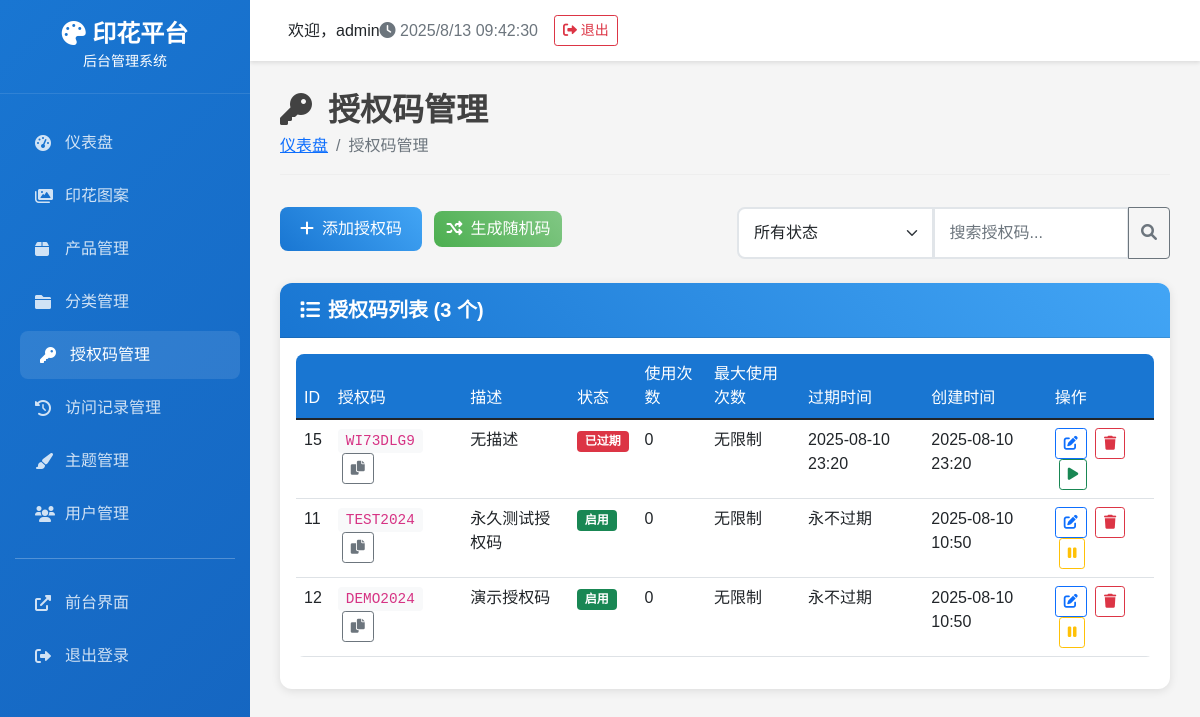
/access-codes (signed in), run on an earlier commit of the app's database.
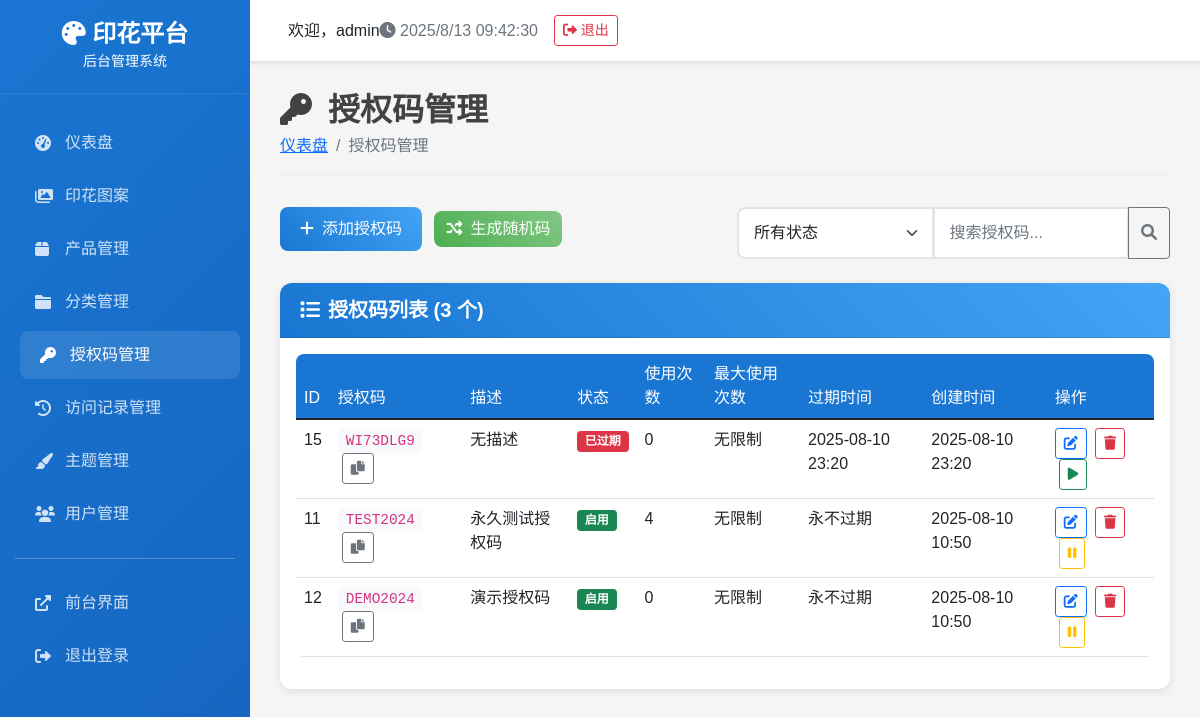
And on a later commit of the database.
### tables this page shows
CREATE TABLE access_codes (
            id INTEGER PRIMARY KEY AUTOINCREMENT,
            code TEXT NOT NULL UNIQUE,
            description TEXT,
            start_date DATETIME,
            end_date DATETIME,
            is_active BOOLEAN DEFAULT 1,
            created_time DATETIME DEFAULT CURRENT_TIMESTAMP,
            usage_count INTEGER DEFAULT 0
        , expires_at DATETIME, max_uses INTEGER, used_count INTEGER DEFAULT 0);

### admin_app.py (the view)
    def decorated_function(*args, **kwargs):
        if 'admin_user_id' not in session:
            return redirect(url_for('login'))
        return f(*args, **kwargs)

### admin_app.py (called while the page is built)
def login_required(f):
    def decorated_function(*args, **kwargs):
        if 'admin_user_id' not in session:
            return redirect(url_for('login'))
        return f(*args, **kwargs)
    decorated_function.__name__ = f.__name__
    return decorated_function

### backend/database.py (called while the page is built)
def get_db_connection():
    conn = sqlite3.connect(DATABASE_PATH)
    conn.row_factory = sqlite3.Row
    return conn

    @staticmethod
    def execute_query(query: str, params: tuple = ()) -> List[Dict[str, Any]]:
        conn = get_db_connection()
        cursor = conn.cursor()
        cursor.execute(query, params)
        results = [dict(row) for row in cursor.fetchall()]
        conn.close()
        return results

### templates/admin/access_codes.html (shortened to what this page needs)
{% extends "admin/base.html" %}
{% block content %}
<div class="page-header">
    <h1><i class="fas fa-key me-3"></i>授权码管理</h1>
    <nav aria-label="breadcrumb">
        <ol class="breadcrumb">
            <li class="breadcrumb-item"><a href="{{ url_for('index') }}">仪表盘</a></li>
            <li class="breadcrumb-item active">授权码管理</li>
        </ol>
    </nav>
</div>
<div class="row mb-4">
    <div class="col-md-6">
        <button type="button" class="btn btn-primary" data-bs-toggle="modal" data-bs-target="#addCodeModal">
            <i class="fas fa-plus me-2"></i>添加授权码
        </button>
        <button type="button" class="btn btn-success ms-2" onclick="generateRandomCode()">
            <i class="fas fa-random me-2"></i>生成随机码
        </button>
    </div>
    <div class="col-md-6">
        <div class="input-group">
            <select class="form-select" id="statusFilter">
                <option value="">所有状态</option>
            </select>
            <input type="text" class="form-control" id="searchInput" placeholder="搜索授权码...">
            <button class="btn btn-outline-secondary" type="button">
                <i class="fas fa-search"></i>
            </button>
        </div>
    </div>
</div>
<div class="card">
    <div class="card-header">
        <h5><i class="fas fa-list me-2"></i>授权码列表 ({{ access_codes|length }} 个)</h5>
    </div>
    <div class="card-body">
        {% if access_codes %}
        <div class="table-responsive">
            <table class="table table-hover">
                <thead>
                    <tr>
                        <th>ID</th>
                        <th>授权码</th>
                        <th>描述</th>
                        <th>状态</th>
                        <th>使用次数</th>
                        <th>最大使用次数</th>
                        <th>过期时间</th>
                        <th>创建时间</th>
                        <th>操作</th>
                    </tr>
                </thead>
                <tbody id="codesTable">
                    {% for code in access_codes %}
                    <tr class="code-item" data-code="{{ code.code|lower }}" data-status="{{ code.status }}">
                        <td>{{ code.id }}</td>
                        <td>
                            <code class="bg-light px-2 py-1 rounded">{{ code.code }}</code>
                            <button class="btn btn-sm btn-outline-secondary ms-1" onclick="copyToClipboard('{{ code.code }}')">
                                <i class="fas fa-copy"></i>
                            </button>
                        </td>
                        <td>{{ code.description or '无描述' }}</td>
                        <td>
                            {% if code.status == 'active' %}
                                <span class="badge bg-success">启用</span>
                            {% elif code.status == 'inactive' %}
                                <span class="badge bg-secondary">禁用</span>
                            {% elif code.status == 'expired' %}
                                <span class="badge bg-danger">已过期</span>
                            {% endif %}
                        </td>
                        <td>{{ code.used_count or 0 }}</td>
                        <td>{{ code.max_uses or '无限制' }}</td>
                        <td>
                            {% if code.expires_at %}
                                {{ code.expires_at.strftime('%Y-%m-%d %H:%M') }}
                            {% else %}
                                永不过期
                            {% endif %}
                        </td>
                        <td>
                            {% if code.created_time %}
                                {% if code.created_time is string %}
                                    {{ code.created_time[:16] }}
                                {% else %}
                                    {{ code.created_time.strftime('%Y-%m-%d %H:%M') }}
                                {% endif %}
                            {% else %}
                                未知
                            {% endif %}
                        </td>
                        <td>
                            <button class="btn btn-sm btn-outline-primary" onclick="editCode({{ code.id }})">
                                <i class="fas fa-edit"></i>
                            </button>
                            <button class="btn btn-sm btn-outline-danger ms-1" onclick="deleteCode({{ code.id }})">
                                <i class="fas fa-trash"></i>
                            </button>
                            {% if code.status == 'active' %}
                            <button class="btn btn-sm btn-outline-warning ms-1" onclick="toggleCodeStatus({{ code.id }}, 'inactive')">
                                <i class="fas fa-pause"></i>
                            </button>
                            {% else %}
                            <button class="btn btn-sm btn-outline-success ms-1" onclick="toggleCodeStatus({{ code.id }}, 'active')">
                                <i class="fas fa-play"></i>
                            </button>
                            {% endif %}
                        </td>
                    </tr>
                    {% endfor %}
                </tbody>
            </table>
        </div>
        {% else %}
        <div class="text-center py-5">
            <i class="fas fa-key fa-3x text-muted mb-3"></i>
            <h5 class="text-muted">暂无授权码</h5>
            <p class="text-muted">点击上方"添加授权码"按钮开始创建授权码</p>
        </div>
        {% endif %}
    </div>
</div>
{% endblock %}

### templates/admin/base.html (shortened to what this page needs)
<!DOCTYPE html>
<html lang="zh-CN">
<head>
    <link href="https://cdn.jsdelivr.net/npm/bootstrap@5.1.3/dist/css/bootstrap.min.css" rel="stylesheet">
    <link href="https://cdnjs.cloudflare.com/ajax/libs/font-awesome/6.0.0/css/all.min.css" rel="stylesheet">
</head>
<body>
    <div class="sidebar">
        <div class="logo">
            <h4><i class="fas fa-palette"></i> 印花平台</h4>
            <small>后台管理系统</small>
        </div>
        <nav class="nav-menu">
            <div class="nav-item">
                    <a href="{{ url_for('index') }}" class="nav-link {% if request.endpoint == 'index' %}active{% endif %}">
                    <i class="fas fa-tachometer-alt"></i>
                    <span>仪表盘</span>
                </a>
            </div>
            <div class="nav-item">
                <a href="{{ url_for('patterns') }}" class="nav-link {% if request.endpoint == 'patterns' %}active{% endif %}">
                    <i class="fas fa-images"></i>
                    印花图案
                </a>
            </div>
            <div class="nav-item">
                <a href="{{ url_for('products') }}" class="nav-link {% if request.endpoint == 'products' %}active{% endif %}">
                    <i class="fas fa-box"></i>
                    产品管理
                </a>
            </div>
            <div class="nav-item">
                <a href="{{ url_for('categories') }}" class="nav-link {% if request.endpoint == 'categories' %}active{% endif %}">
                    <i class="fas fa-folder"></i>
                    分类管理
                </a>
            </div>
            <div class="nav-item">
                <a href="{{ url_for('access_codes') }}" class="nav-link {% if request.endpoint == 'access_codes' %}active{% endif %}">
                    <i class="fas fa-key"></i>
                    授权码管理
                </a>
            </div>
            <div class="nav-item">
                <a href="{{ url_for('access_logs') }}" class="nav-link {% if request.endpoint == 'access_logs' %}active{% endif %}">
                    <i class="fas fa-history"></i>
                    访问记录管理
                </a>
            </div>
            <div class="nav-item">
                <a href="{{ url_for('themes') }}" class="nav-link {% if request.endpoint == 'themes' %}active{% endif %}">
                    <i class="fas fa-paint-brush"></i>
                    主题管理
                </a>
            </div>
            <div class="nav-item">
                <a href="{{ url_for('users') }}" class="nav-link {% if request.endpoint == 'users' %}active{% endif %}">
                    <i class="fas fa-users"></i>
                    用户管理
                </a>
            </div>
            <hr style="border-color: rgba(255,255,255,0.1); margin: 20px 15px;">
            <div class="nav-item">
                <a href="http://localhost:5000" class="nav-link" target="_blank">
                    <i class="fas fa-external-link-alt"></i>
                    <span>前台界面</span>
                </a>
            </div>
            <div class="nav-item">
                <a href="{{ url_for('logout') }}" class="nav-link">
                    <i class="fas fa-sign-out-alt"></i>
                    <span>退出登录</span>
                </a>
            </div>
        </nav>
    </div>
    <div class="main-content">
        <div class="top-navbar">
            <div class="d-flex align-items-center">
                <span class="ms-2">欢迎，{{ session.admin_username or 'Admin' }}</span>
            </div>
            <div class="d-flex align-items-center">
                <span class="text-muted me-3">
                    <i class="fas fa-clock"></i>
                    <span id="current-time"></span>
                </span>
                <a href="{{ url_for('logout') }}" class="btn btn-outline-danger btn-sm">
                    <i class="fas fa-sign-out-alt"></i> 退出
                </a>
            </div>
        </div>
        <div class="content-area">
            {% block content %}{% endblock %}
        </div>
    </div>
</body>
</html>

### templates/admin/base.html (style rules this page uses)
:root { --primary-color: #1976d2; --secondary-color: #424242; --success-color: #4caf50; --warning-color: #ff9800; --danger-color: #f44336; --sidebar-width: 250px; }
body { font-family: 'Microsoft YaHei', Arial, sans-serif; background-color: #f5f5f5; }
.sidebar { position: fixed; top: 0; left: 0; height: 100vh; width: var(--sidebar-width); background: linear-gradient(135deg, var(--primary-color), #1565c0); color: white; z-index: 1000; overflow-y: auto; }
.sidebar .logo { padding: 20px; text-align: center; border-bottom: 1px solid rgba(255,255,255,0.1); }
.sidebar .logo h4 { margin: 0; font-weight: 600; }
.sidebar .nav-menu { padding: 20px 0; }
.sidebar .nav-item { margin: 5px 15px; }
.sidebar .nav-link { color: rgba(255,255,255,0.8); padding: 12px 20px; border-radius: 8px; text-decoration: none; display: flex; align-items: center; transition: all 0.3s ease; }
.sidebar .nav-link:hover, .sidebar .nav-link.active { background: rgba(255,255,255,0.1); color: white; transform: translateX(5px); }
.sidebar .nav-link i { width: 20px; margin-right: 10px; }
.main-content { margin-left: var(--sidebar-width); min-height: 100vh; }
.top-navbar { background: white; padding: 15px 30px; box-shadow: 0 2px 4px rgba(0,0,0,0.1); display: flex; justify-content: between; align-items: center; }
.content-area { padding: 30px; }
.page-header { margin-bottom: 30px; }
.page-header h1 { color: var(--secondary-color); font-size: 2rem; font-weight: 600; margin: 0; }
.page-header .breadcrumb { background: none; padding: 0; margin: 5px 0 0 0; }
.card { border: none; border-radius: 12px; box-shadow: 0 2px 10px rgba(0,0,0,0.1); margin-bottom: 20px; }
.card-header { background: linear-gradient(45deg, var(--primary-color), #42a5f5); color: white; border-radius: 12px 12px 0 0 !important; padding: 15px 20px; }
.card-header h5 { margin: 0; font-weight: 600; }
.btn-primary { background: linear-gradient(45deg, var(--primary-color), #42a5f5); border: none; border-radius: 8px; padding: 10px 20px; font-weight: 500; }
.btn-success { background: linear-gradient(45deg, var(--success-color), #81c784); border: none; border-radius: 8px; }
.table { border-radius: 8px; overflow: hidden; }
.table thead th { background: var(--primary-color); color: white; border: none; font-weight: 500; }
.form-control, .form-select { border-radius: 8px; border: 2px solid #e1e5e9; padding: 12px 15px; }

### templates/admin/access_codes.html (style rules this page uses)
.page-header { margin-bottom: 2rem; padding-bottom: 1rem; border-bottom: 1px solid #eee; }
.table th { background-color: #f8f9fa; border-top: none; font-weight: 600; }
.code-item { transition: all 0.2s ease; }
.badge { font-size: 0.75rem; }
code { font-family: 'Courier New', monospace; font-size: 0.9rem; }

What changed in the data, as far as the page shows it:
changed access_codes "永久测试授权码": used_count "0" → "4"
